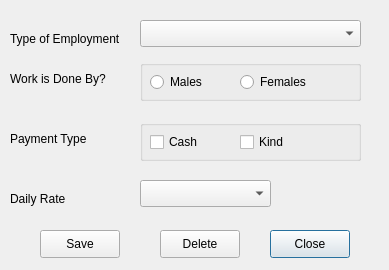
<ui version="4.0" >
 <class>ManageEmployment</class>
 <widget class="QDialog" name="ManageEmployment" >
  <property name="geometry" >
   <rect>
    <x>0</x>
    <y>0</y>
    <width>389</width>
    <height>270</height>
   </rect>
  </property>
  <property name="minimumSize" >
   <size>
    <width>389</width>
    <height>261</height>
   </size>
  </property>
  <property name="windowTitle" >
   <string>Manage Employment Details</string>
  </property>
  <widget class="QPushButton" name="btnManageEmploymentClose" >
   <property name="geometry" >
    <rect>
     <x>270</x>
     <y>230</y>
     <width>80</width>
     <height>28</height>
    </rect>
   </property>
   <property name="text" >
    <string>Close</string>
   </property>
  </widget>
  <widget class="QPushButton" name="pushButton_3" >
   <property name="geometry" >
    <rect>
     <x>40</x>
     <y>230</y>
     <width>80</width>
     <height>28</height>
    </rect>
   </property>
   <property name="text" >
    <string>Save</string>
   </property>
  </widget>
  <widget class="QComboBox" name="comboBox" >
   <property name="geometry" >
    <rect>
     <x>140</x>
     <y>20</y>
     <width>221</width>
     <height>27</height>
    </rect>
   </property>
  </widget>
  <widget class="QLabel" name="label" >
   <property name="geometry" >
    <rect>
     <x>10</x>
     <y>30</y>
     <width>111</width>
     <height>18</height>
    </rect>
   </property>
   <property name="text" >
    <string>Type of Employment</string>
   </property>
  </widget>
  <widget class="QComboBox" name="comboBox_3" >
   <property name="geometry" >
    <rect>
     <x>140</x>
     <y>180</y>
     <width>131</width>
     <height>27</height>
    </rect>
   </property>
  </widget>
  <widget class="QLabel" name="label_3" >
   <property name="geometry" >
    <rect>
     <x>10</x>
     <y>190</y>
     <width>91</width>
     <height>18</height>
    </rect>
   </property>
   <property name="text" >
    <string>Daily Rate</string>
   </property>
  </widget>
  <widget class="QPushButton" name="pushButton" >
   <property name="geometry" >
    <rect>
     <x>160</x>
     <y>230</y>
     <width>80</width>
     <height>28</height>
    </rect>
   </property>
   <property name="text" >
    <string>Delete</string>
   </property>
  </widget>
  <widget class="QGroupBox" name="groupBox" >
   <property name="geometry" >
    <rect>
     <x>140</x>
     <y>60</y>
     <width>221</width>
     <height>41</height>
    </rect>
   </property>
   <property name="title" >
    <string/>
   </property>
   <widget class="QRadioButton" name="radioButton" >
    <property name="geometry" >
     <rect>
      <x>10</x>
      <y>10</y>
      <width>91</width>
      <height>24</height>
     </rect>
    </property>
    <property name="text" >
     <string>Males</string>
    </property>
   </widget>
   <widget class="QRadioButton" name="radioButton_2" >
    <property name="geometry" >
     <rect>
      <x>100</x>
      <y>10</y>
      <width>91</width>
      <height>24</height>
     </rect>
    </property>
    <property name="text" >
     <string>Females</string>
    </property>
   </widget>
  </widget>
  <widget class="QLabel" name="label_2" >
   <property name="geometry" >
    <rect>
     <x>10</x>
     <y>70</y>
     <width>111</width>
     <height>18</height>
    </rect>
   </property>
   <property name="text" >
    <string>Work is Done By?</string>
   </property>
  </widget>
  <widget class="QGroupBox" name="groupBox_2" >
   <property name="geometry" >
    <rect>
     <x>140</x>
     <y>120</y>
     <width>221</width>
     <height>41</height>
    </rect>
   </property>
   <property name="title" >
    <string/>
   </property>
   <widget class="QCheckBox" name="checkBox" >
    <property name="geometry" >
     <rect>
      <x>10</x>
      <y>10</y>
      <width>80</width>
      <height>24</height>
     </rect>
    </property>
    <property name="text" >
     <string>Cash</string>
    </property>
   </widget>
   <widget class="QCheckBox" name="checkBox_2" >
    <property name="geometry" >
     <rect>
      <x>100</x>
      <y>10</y>
      <width>80</width>
      <height>24</height>
     </rect>
    </property>
    <property name="text" >
     <string>Kind</string>
    </property>
   </widget>
  </widget>
  <widget class="QLabel" name="label_4" >
   <property name="geometry" >
    <rect>
     <x>10</x>
     <y>130</y>
     <width>101</width>
     <height>18</height>
    </rect>
   </property>
   <property name="text" >
    <string>Payment Type</string>
   </property>
  </widget>
 </widget>
 <resources/>
 <connections/>
</ui>
